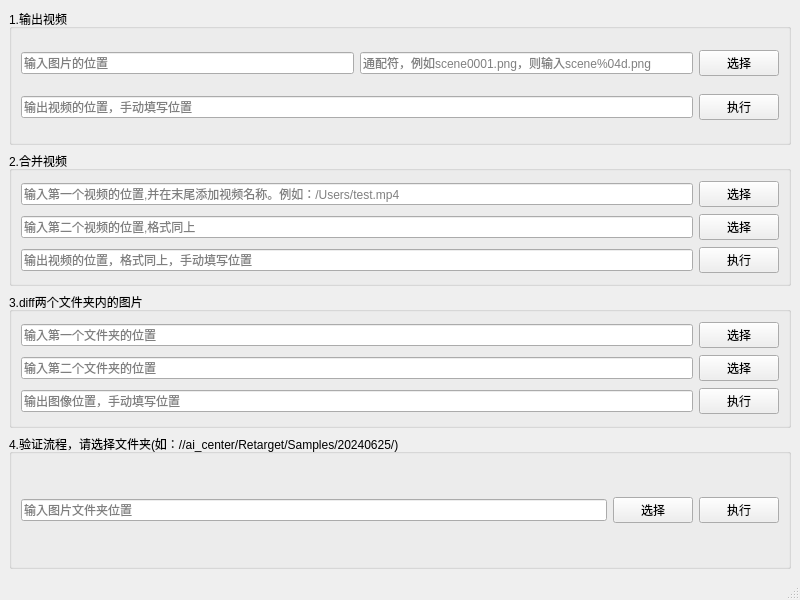
<?xml version="1.0" encoding="UTF-8"?>
<ui version="4.0">
 <class>MainWindow</class>
 <widget class="QMainWindow" name="MainWindow">
  <property name="geometry">
   <rect>
    <x>0</x>
    <y>0</y>
    <width>800</width>
    <height>600</height>
   </rect>
  </property>
  <property name="windowTitle">
   <string>视频工具</string>
  </property>
  <widget class="QWidget" name="centralwidget">
   <layout class="QVBoxLayout" name="verticalLayout">
    <item>
     <widget class="QGroupBox" name="outputvideo_groupBox1">
      <property name="title">
       <string>1.输出视频</string>
      </property>
      <layout class="QGridLayout" name="gridLayout">
       <item row="0" column="0">
        <widget class="QLineEdit" name="input_pic_lineEdit1">
         <property name="placeholderText">
          <string>输入图片的位置</string>
         </property>
        </widget>
       </item>
       <item row="0" column="1">
        <widget class="QLineEdit" name="wildcard_lineEdit3">
         <property name="text">
          <string/>
         </property>
         <property name="placeholderText">
          <string>通配符，例如scene0001.png，则输入scene%04d.png</string>
         </property>
        </widget>
       </item>
       <item row="0" column="2">
        <widget class="QPushButton" name="choose_pushButton1">
         <property name="text">
          <string>选择</string>
         </property>
        </widget>
       </item>
       <item row="1" column="2">
        <widget class="QPushButton" name="run_pushButton1">
         <property name="text">
          <string>执行</string>
         </property>
        </widget>
       </item>
       <item row="1" column="0" colspan="2">
        <widget class="QLineEdit" name="output_video_lineEdit2">
         <property name="placeholderText">
          <string>输出视频的位置，手动填写位置</string>
         </property>
        </widget>
       </item>
      </layout>
     </widget>
    </item>
    <item>
     <widget class="QGroupBox" name="mergevideo_groupBox2">
      <property name="title">
       <string>2.合并视频</string>
      </property>
      <layout class="QGridLayout" name="gridLayout_2">
       <item row="2" column="0">
        <widget class="QLineEdit" name="output_video2_lineEdit6">
         <property name="placeholderText">
          <string>输出视频的位置，格式同上，手动填写位置</string>
         </property>
        </widget>
       </item>
       <item row="1" column="0">
        <widget class="QLineEdit" name="input_video2_lineEdit5">
         <property name="placeholderText">
          <string>输入第二个视频的位置,格式同上</string>
         </property>
        </widget>
       </item>
       <item row="0" column="0">
        <widget class="QLineEdit" name="input_video1_lineEdit4">
         <property name="placeholderText">
          <string>输入第一个视频的位置,并在末尾添加视频名称。例如：/Users/test.mp4</string>
         </property>
        </widget>
       </item>
       <item row="2" column="5">
        <widget class="QPushButton" name="run_pushButton2">
         <property name="text">
          <string>执行</string>
         </property>
        </widget>
       </item>
       <item row="0" column="5">
        <widget class="QPushButton" name="choose_pushButton2">
         <property name="text">
          <string>选择</string>
         </property>
        </widget>
       </item>
       <item row="1" column="5">
        <widget class="QPushButton" name="choose_pushButton3">
         <property name="text">
          <string>选择</string>
         </property>
        </widget>
       </item>
      </layout>
     </widget>
    </item>
    <item>
     <widget class="QGroupBox" name="diffpict_groupBox3">
      <property name="title">
       <string>3.diff两个文件夹内的图片</string>
      </property>
      <layout class="QGridLayout" name="gridLayout_3">
       <item row="1" column="0">
        <widget class="QLineEdit" name="input_folder_lineEdit8">
         <property name="placeholderText">
          <string>输入第二个文件夹的位置</string>
         </property>
        </widget>
       </item>
       <item row="2" column="0">
        <widget class="QLineEdit" name="output_pic_lineEdit9">
         <property name="placeholderText">
          <string>输出图像位置，手动填写位置</string>
         </property>
        </widget>
       </item>
       <item row="2" column="1">
        <widget class="QPushButton" name="run_pushButton3">
         <property name="text">
          <string>执行</string>
         </property>
        </widget>
       </item>
       <item row="0" column="1">
        <widget class="QPushButton" name="choose_pushButton4">
         <property name="text">
          <string>选择</string>
         </property>
        </widget>
       </item>
       <item row="1" column="1">
        <widget class="QPushButton" name="choose_pushButton5">
         <property name="text">
          <string>选择</string>
         </property>
        </widget>
       </item>
       <item row="0" column="0">
        <widget class="QLineEdit" name="input_folder_lineEdit7">
         <property name="placeholderText">
          <string>输入第一个文件夹的位置</string>
         </property>
        </widget>
       </item>
      </layout>
     </widget>
    </item>
    <item>
     <widget class="QGroupBox" name="avi_groupBox4">
      <property name="title">
       <string>4.验证流程，请选择文件夹(如：//ai_center/Retarget/Samples/20240625/)</string>
      </property>
      <layout class="QGridLayout" name="gridLayout_4">
       <item row="0" column="2">
        <widget class="QPushButton" name="run_pushButton4">
         <property name="text">
          <string>执行</string>
         </property>
        </widget>
       </item>
       <item row="0" column="0">
        <widget class="QLineEdit" name="input_folder_lineEdit10">
         <property name="placeholderText">
          <string>输入图片文件夹位置</string>
         </property>
        </widget>
       </item>
       <item row="0" column="1">
        <widget class="QPushButton" name="choose_pushButton6">
         <property name="text">
          <string>选择</string>
         </property>
        </widget>
       </item>
      </layout>
     </widget>
    </item>
   </layout>
  </widget>
  <widget class="QMenuBar" name="menubar">
   <property name="geometry">
    <rect>
     <x>0</x>
     <y>0</y>
     <width>800</width>
     <height>37</height>
    </rect>
   </property>
  </widget>
  <widget class="QStatusBar" name="statusbar"/>
 </widget>
 <resources/>
 <connections/>
</ui>
